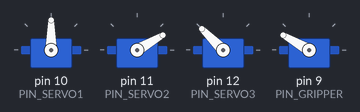
Simulated run of this sketch. Board: Arduino Uno, built with avr-gcc and run on an emulated ATmega328P. On the bench: 4 × servo.

Above: at 0.05 s.
At 2.0 s:
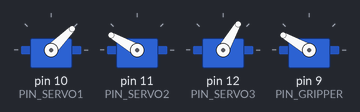
At 4.0 s:
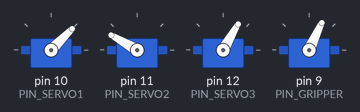
Timing chart, 0 to 5.2 s (numbered marks = the images above):
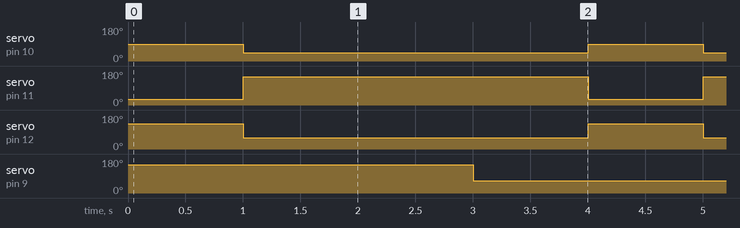

The sketch:

mechanical-arm.ino
```cpp
#include <Servo.h>

// Define servo objects for each joint
Servo servo1;
Servo servo2;
Servo servo3;
Servo gripper;

// Pins for each servo
const int PIN_SERVO1 = 10;   // ekbare nicher ta  Replace 9 with the actual pin number for servo 1
const int PIN_SERVO2 = 11;  // Replace 10 with the actual pin number for servo 2
const int PIN_SERVO3 = 12;  // Replace 11 with the actual pin number for servo 3
const int PIN_GRIPPER = 9; // Replace 12 with the actual pin number for the gripper servo

// Angles for initial positions
const int ANGLE1_INITIAL = 90;  // Initial angle for servo 1
const int ANGLE2_INITIAL = 0;  // Initial angle for servo 2
const int ANGLE3_INITIAL = 90;  // Initial angle for servo 3
const int GRIPPER_OPEN_ANGLE = 150;   // Gripper open angle       90
const int GRIPPER_CLOSE_ANGLE = 65;  // Gripper close angle

void setup() {
  // Attach the servos to their respective pins
  servo1.attach(PIN_SERVO1);
  servo2.attach(PIN_SERVO2);
  servo3.attach(PIN_SERVO3);
  gripper.attach(PIN_GRIPPER);

  // Set initial positions for all servos
  servo1.write(ANGLE1_INITIAL);
  servo2.write(ANGLE2_INITIAL);
  servo3.write(ANGLE3_INITIAL);
  gripper.write(GRIPPER_OPEN_ANGLE); // Gripper is initially open
}

void loop() {
  // Move the arm to desired positions
  moveArmToPosition(90, 30, 135); // Replace these angles with your desired positions
  delay(1000); // Wait for 1 second before moving to the next position

  moveArmToPosition(45, 150, 60); // Replace these angles with your desired positions
  delay(1000); // Wait for 1 second before moving to the next position

  // Control the gripper
  openGripper();
  delay(1000); // Wait for 1 second before closing the gripper

  closeGripper();
  delay(1000); // Wait for 1 second before opening the gripper
}

void moveArmToPosition(int angle1, int angle2, int angle3) {
  // Move each servo to the desired angles
  servo1.write(angle1);
  servo2.write(angle2);
  servo3.write(angle3);
}

void openGripper() {
  gripper.write(GRIPPER_OPEN_ANGLE);
}

void closeGripper() {
  gripper.write(GRIPPER_CLOSE_ANGLE);
}
```

Measured:
- by itself, servo on pin 10 (PIN_SERVO1): alternates 90° for 1.0 s and 45° for 3.0 s
- by itself, servo on pin 11 (PIN_SERVO2): alternates 150° for 3.0 s and 30° for 1.0 s
- by itself, servo on pin 12 (PIN_SERVO3): alternates 135° for 1.0 s and 60° for 3.0 s
- by itself, servo on pin 9 (PIN_GRIPPER): alternates 150° for 1.0 s and 65° for 3.0 s
